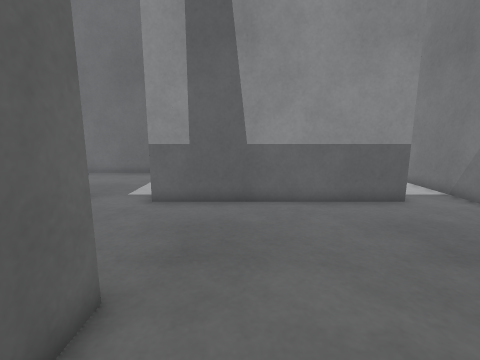
View 1 (above)

16 first-person views from a walk through a world built for the Gazebo simulator. The camera is 0.27 m above the floor, tilts 10° down and sees 85° across. The floor is counted in squares, 0.1 m on a side. Each view is taken from the middle of a square. On the plan, view 1 faces up. The plan holds only what a view shows up to about 18 squares ahead; the rest is blank.

View 2
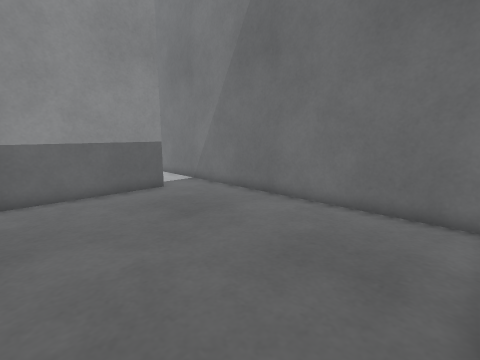

View 3
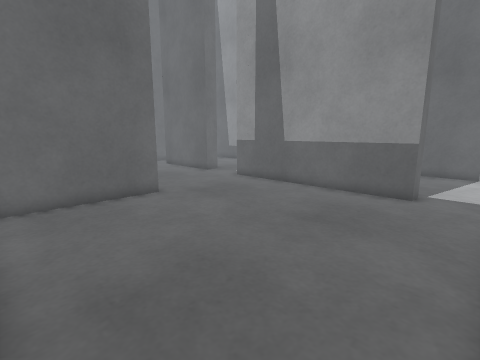

View 4
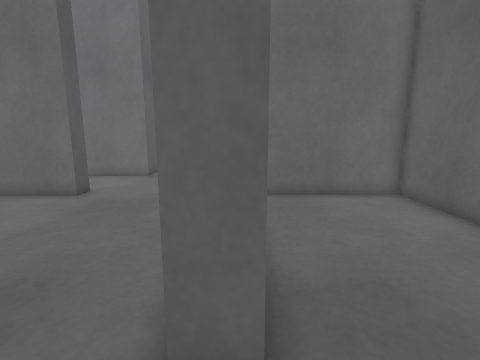

View 5
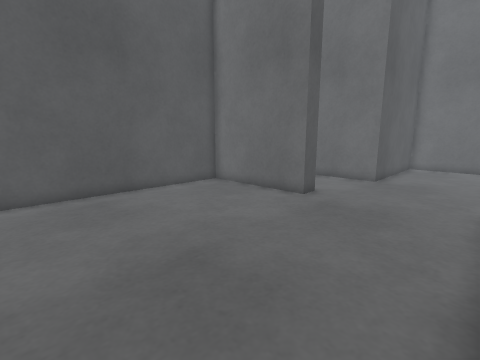

View 6
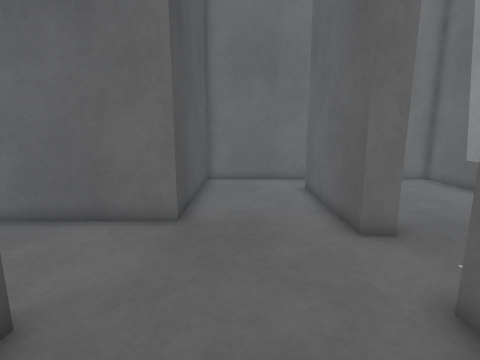

View 7
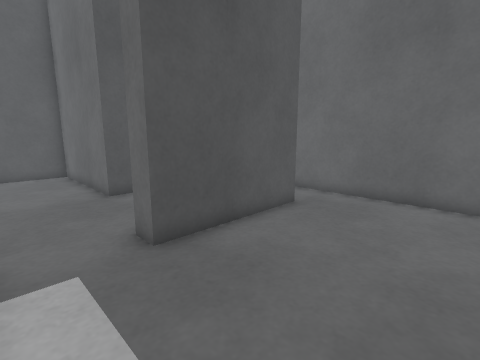

View 8
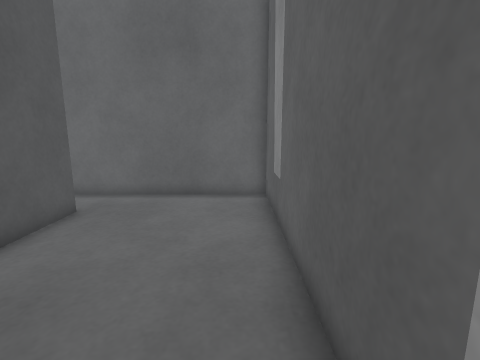

View 9
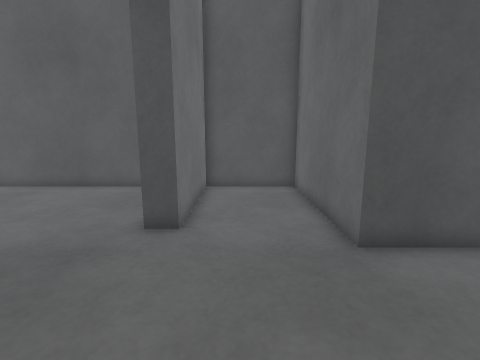

View 10
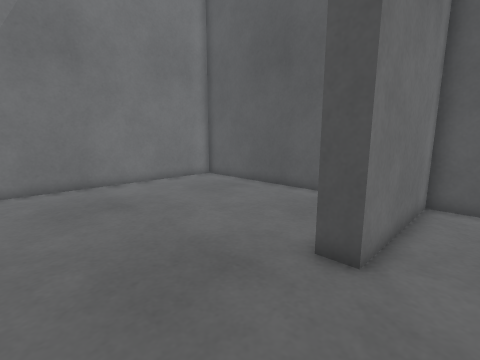

View 11
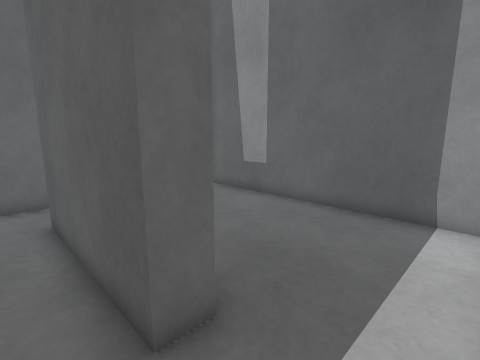

View 12
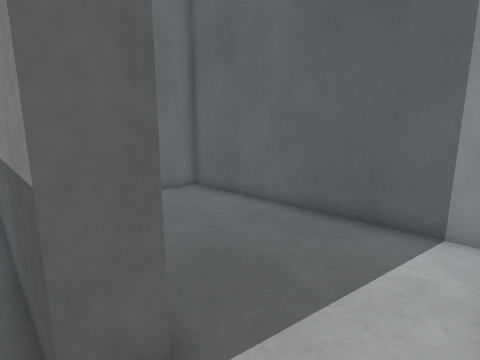

View 13
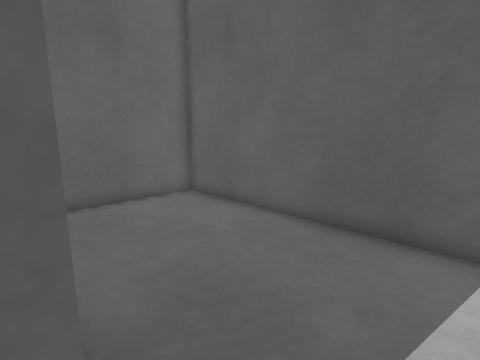

View 14
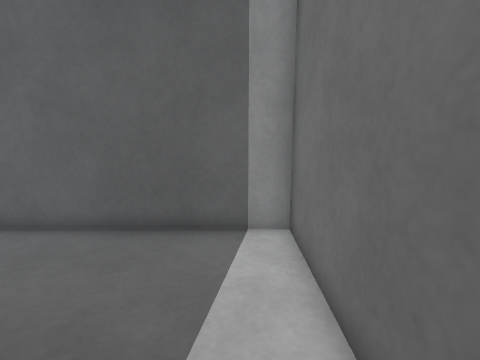

View 15
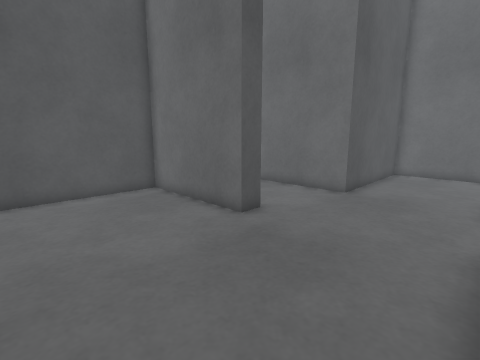

View 16
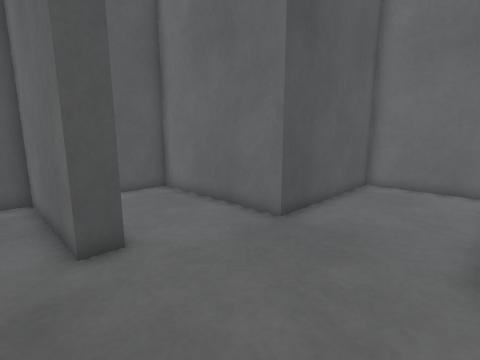

### Floor plan
Points are (right, up) in squares from view 1. A wall is a line through its corners. A room is listed if a view was taken in it or the views show most of it. See-through windows are left out.
Room 1 (views 1, 2, 3, 5, 6, 12, 15, 16)
walls: (-3.3, 3.8) (-2.2, 3.8) (-2.2, -2.4); (6.6, 10.3) (-3.6, 10.3); (-2.5, -2.3) (9.4, -2.3) (9.4, 10.4)
ways out: opening at (8, 11) to room 2; opening at (-2.5, 7) to room 3
Room 2 (views 4, 13, 14)
walls: (6.6, 11.4) (6.6, 10.3); (9.4, 10.4) (9.4, 18.2) (-2.5, 18.2) (-2.5, 12.1)
ways out: opening at (8, 11) to room 1
Room 3 (views 7, 8, 9, 10, 11)
walls: (-13, 11.3) (-6.8, 11.3) (-6.8, 10.3) (-12.9, 10.3); (-4.1, 18.2) (-15.5, 18.2) (-15.5, 5.1) (-7.9, 5.1) (-7.9, -2.3) (-2.5, -2.3); (-3.3, -2.4) (-3.3, 3.8)
ways out: opening at (-2.5, 7) to room 1

Where each view was taken, in squares from view 1:
view 1: 0 up, 0 right, facing up
view 2: 2 down, 0 right, facing up-right
view 3: 2 down, 9 right, facing up-left
view 4: 11 up, 9 right, facing left
view 5: 10 up, 8 right, facing down-left
view 6: 7 up, 0 right, facing left
view 7: 17 up, 4 left, facing down-left
view 8: 17 up, 4 left, facing left
view 9: 11 up, 5 left, facing down
view 10: 9 up, 5 left, facing down-right
view 11: 9 up, 4 left, facing up-left
view 12: 10 up, 9 right, facing up-left
view 13: 11 up, 8 right, facing up-left
view 14: 11 up, 8 right, facing up
view 15: 10 up, 4 right, facing down-left
view 16: 10 up, 1 left, facing down-left
